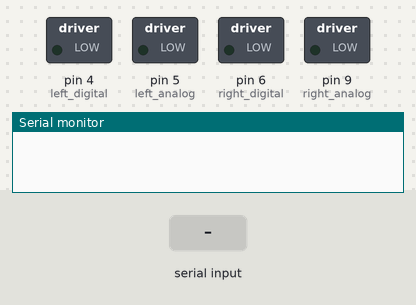
This sketch was run on a simulated Arduino Uno, built with avr-gcc and run on an emulated ATmega328P. Shown: switched loads named in the sketch (green lamp = pin HIGH), the last lines printed to the serial monitor. The inputs (shaded band) are chosen by the test bench.

Above: at 1.2 s.
1.3 s: byte 30 received over Serial
At 1.7 s:
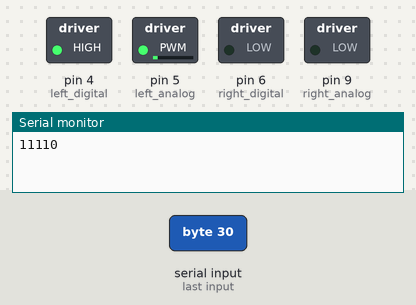
2.8 s: byte 90 received over Serial
At 4.0 s:
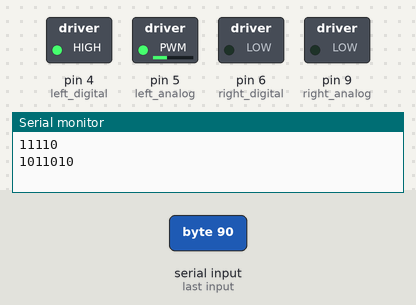
4.3 s: byte 120 received over Serial
At 5.1 s:
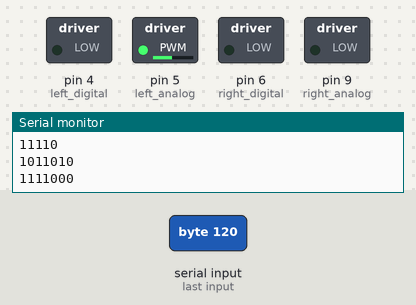
Timing chart, 0 to 7.3 s (numbered marks = the images above; inputs shaded):
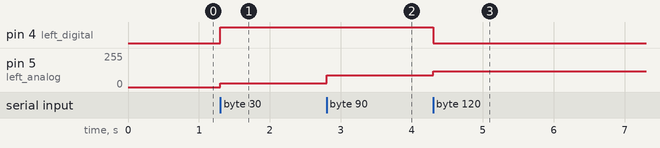

Measured:
- after the input at 1.3 s, pin 4 (left_digital): LOW → HIGH at once; pin 5 (left_analog): 0/255 → 28/255 at once
- after the input at 2.8 s, pin 5 (left_analog): 28/255 → 88/255 at once
- after the input at 4.3 s, pin 4 (left_digital): HIGH → LOW at once; pin 5 (left_analog): 88/255 → 120/255 at once

The sketch:

receive_data_from_PI.ino
```cpp
int receiveInt = 0;

int value = 0;
int direc = 0;
int wheel = 0;

void setup() {
  Serial.begin(9600);

  //output pin
  pinMode(4, OUTPUT); //left digital(direction)
  pinMode(5, OUTPUT); //left analog(speed)
  pinMode(6, OUTPUT);  //right digital
  pinMode(9, OUTPUT);  //right analog
}

void loop() {
  if(Serial.available() > 0){
    //read the incoming byte
    receiveInt = Serial.read();

    //print what you got
    Serial.println(receiveInt, BIN);

    //speed 0~5
    value = receiveInt & B11111100;
    //direction 6
    direc = receiveInt & B00000010;
    //left, right 7
    wheel = receiveInt & B00000001;

    if(wheel){
      //right wheel
      //set speed
      analogWrite(9, value);
      if(direc){
        //HIGH
        digitalWrite(6, HIGH);
      }
      else{
        //LOW
        digitalWrite(6, LOW);
      }
    }
    else{
      //left wheel
      //set speed
      analogWrite(5, value);
      if(direc){
        //HIGH
        digitalWrite(4, HIGH);
      }
      else{
        //LOW
        digitalWrite(4, LOW);
      }
    }
  }
}
```
